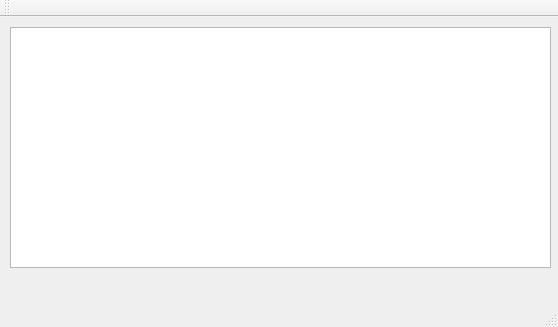
<?xml version="1.0" encoding="UTF-8"?>
<ui version="4.0">
 <class>MainWindow</class>
 <widget class="QMainWindow" name="MainWindow">
  <property name="geometry">
   <rect>
    <x>0</x>
    <y>0</y>
    <width>558</width>
    <height>327</height>
   </rect>
  </property>
  <property name="maximumSize">
   <size>
    <width>558</width>
    <height>327</height>
   </size>
  </property>
  <property name="windowTitle">
   <string>MainWindow</string>
  </property>
  <widget class="QWidget" name="centralWidget">
   <widget class="QTableWidget" name="tableWidget">
    <property name="geometry">
     <rect>
      <x>10</x>
      <y>10</y>
      <width>541</width>
      <height>241</height>
     </rect>
    </property>
   </widget>
  </widget>
  <widget class="QMenuBar" name="menuBar">
   <property name="geometry">
    <rect>
     <x>0</x>
     <y>0</y>
     <width>558</width>
     <height>21</height>
    </rect>
   </property>
  </widget>
  <widget class="QToolBar" name="mainToolBar">
   <attribute name="toolBarArea">
    <enum>TopToolBarArea</enum>
   </attribute>
   <attribute name="toolBarBreak">
    <bool>false</bool>
   </attribute>
  </widget>
  <widget class="QStatusBar" name="statusBar"/>
 </widget>
 <layoutdefault spacing="6" margin="11"/>
 <resources/>
 <connections/>
 <slots>
  <slot>showProduct()</slot>
 </slots>
</ui>
